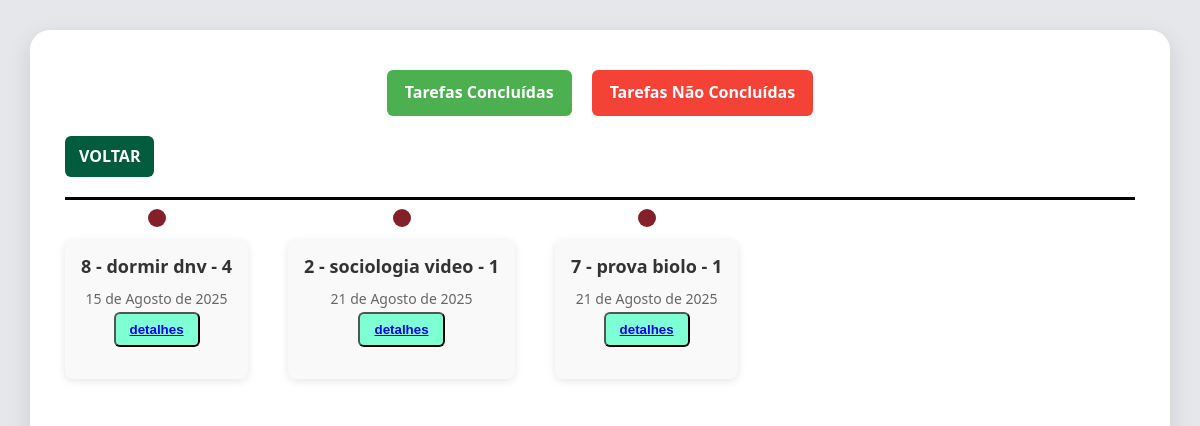
/linhadotempofalse/, run on an earlier commit of the app's database.
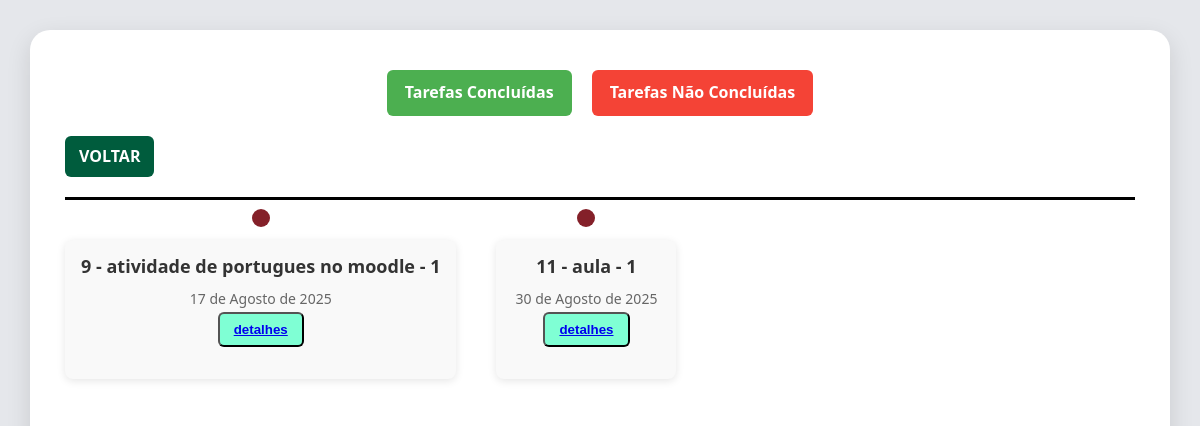
And on a later commit of the database.
### main/models.py (models this page shows)
class DatasEventos(models.Model):
    PROPRIEDADES = [
        ('1', 'Urgente'),
        ('2', 'Importante'),
        ('3', 'Normal'),
        ('4', 'Sem prioridade')
    ]
    titulo = models.CharField(max_length=200)
    prioridade = models.CharField(max_length=20, choices=PROPRIEDADES, default='N')
    descricao = models.TextField()
    data_fim = models.DateField()
    data_inicio = models.DateField(auto_now_add=True)
    status = models.BooleanField(default=False)
    def __str__(self):
        return f'{self.id} - {self.titulo} - {self.prioridade}'

### main/views.py (the view)
# urls.py: path('linhadotempofalse/', views.linhadotempofalse, name="linha-tempo-false"),
def linhadotempofalse(request):
    objetos = DatasEventos.objects.filter(status = False).all().order_by("data_fim")
    datas_paginator = Paginator(objetos,3)
    page_num = request.GET.get('page')
    page = datas_paginator.get_page(page_num)
    context = {'page': page}
    return render(request, "linhatempo/linhadotempofalse.html", context)

### templates/linhatempo/linhadotempofalse.html (shortened to what this page needs)
{% extends "base.html" %}
{% load static %}
{% block cabeca %}
<link rel="stylesheet" href="{% static 'css/linhatempo/linha_tempo.css' %}">
{% endblock %}
{% block conteudo %}
<main class="conteudo">
    <div class="timeline-navbar">
        <a href="{% url 'linha-tempo-true' %}" class="nav-btn concluido">Tarefas Concluídas</a>
        <a href="{% url 'linha-tempo-false' %}" class="nav-btn nao-concluido">Tarefas Não Concluídas</a>
    </div>
    <a href="{% url 'compromissos' %}" class="btn-voltar">VOLTAR</a>
    <div class="timeline-horizontal">
        {% for objeto in page.object_list %}
        <div class="timeline-item">
            <div class="timeline-dot"></div>
            <div class="timeline-content">
                <h2>{{ objeto }}</h2>
                <span class="data">{{ objeto.data_fim }}</span><br>
                <button class="btn-detalhes"><a href="{% url 'detalhes_evento' id=objeto.id %}">detalhes</a></button>
            </div>
        </div>
        {% empty %}
        <p>Nenhum evento encontrado.</p>
        {% endfor %}
    </div>
</main>
{% endblock %}

### templates/base.html (shortened to what this page needs)
{% load static %}
<!DOCTYPE html>
<html lang="pt-br">
<head>
    {%block cabeca%}
    {%endblock%}
    <link rel="stylesheet" href="{% static 'css/style.css' %}">
</head>
<body>
    <div class="container">
        {% block conteudo %}{% endblock %}
    </div>
</body>
</html>

### static/css/linhatempo/linha_tempo.css (style rules this page uses)
.container { max-width: 100% !important; width: 100% !important; border-radius: 0 !important; }
.conteudo { max-width: 100% !important; width: 100% !important; }
.btn-voltar { display: inline-block; margin-bottom: 20px; padding: 8px 14px; background-color: rgb(0, 92, 61); color: white; text-decoration: none; border-radius: 6px; font-weight: bold; }
.btn-detalhes { display: inline-block; margin-bottom: 20px; padding: 8px 14px; background-color:aquamarine; color: white; text-decoration: none; border-radius: 6px; font-weight: bold; }
.timeline-horizontal { display: flex; align-items: flex-start; position: relative; padding: 20px 0; border-top: 3px solid black; gap: 40px; }
.timeline-item { position: relative; text-align: center; min-width: 180px; }
.timeline-dot { position: absolute; top: -11px; left: 50%; transform: translateX(-50%); width: 18px; height: 18px; background-color: #842029; border-radius: 50%; }
.timeline-content { margin-top: 20px; background: #f9f9f9; padding: 12px 16px; border-radius: 8px; box-shadow: 0 2px 8px rgba(0,0,0,0.1); min-width: 150px; }
.timeline-content h2 { margin: 0 0 5px; font-size: 18px; }
.timeline-content .data { font-size: 14px; color: #666; }
.timeline-navbar { display: flex; justify-content: center; gap: 20px; margin-bottom: 20px; }
.nav-btn { padding: 10px 18px; border-radius: 6px; font-weight: bold; text-decoration: none; color: white; transition: background 0.2s ease; }
.nav-btn.concluido { background-color: #4CAF50; }
.nav-btn.nao-concluido { background-color: #f44336; }

### static/css/style.css (style rules this page uses)
* { margin: 0; padding: 0; box-sizing: border-box; }
body { font-family: 'Segoe UI', Tahoma, Geneva, Verdana, sans-serif; background-color: #f0f2f5; color: #333; line-height: 1.6; }
.container { display: flex; min-height: 100vh; padding: 30px; gap: 25px; background-color: #e5e7eb; }
.conteudo { width: 60%; background-color: white; padding: 40px 35px; border-radius: 20px; box-shadow: 0 8px 25px rgba(0, 0, 0, 0.12); position: relative; }
main.conteudo { position: relative; }

What changed in the data, as far as the page shows it:
removed DatasEventos: id+titulo+prioridade "8 - dormir dnv - 4", data_fim "15 de Agosto de 2025"
removed DatasEventos: id+titulo+prioridade "2 - sociologia video - 1", data_fim "21 de Agosto de 2025"
no longer on this page (row edited): DatasEventos: id+titulo+prioridade "7 - prova biolo - 1", data_fim "21 de Agosto de 2025"
added DatasEventos: id+titulo+prioridade "9 - atividade de portugues no moodle - 1", data_fim "17 de Agosto de 2025"
added DatasEventos: id+titulo+prioridade "11 - aula - 1", data_fim "30 de Agosto de 2025"
